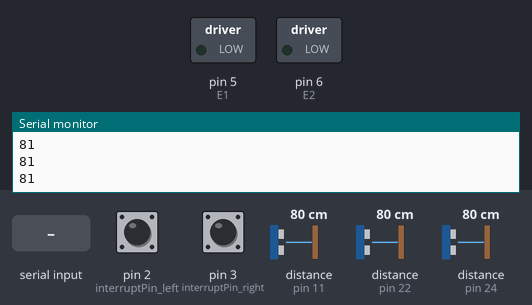
The sketch below on a simulated Arduino Mega 2560, built with avr-gcc and run on an emulated ATmega2560. Parts: switched loads named in the sketch (green lamp = pin HIGH), the last lines printed to the serial monitor. Dashed ring = blinking. Inputs (shaded band) come from the test bench; at power-on: distance to the obstacle (sensors on pin 11, pin 22, pin 24) 80 cm, pin 2 (interruptPin_left) HIGH, pin 3 (interruptPin_right) HIGH. The echo pulse lasts 58.3 µs per cm.

Above: at 1.2 s.
1.3 s: distance to the obstacle (sensor on pin 11) set to 10 cm
2.8 s: distance to the obstacle (sensor on pin 11) set to 7 cm
At 3.06 s:
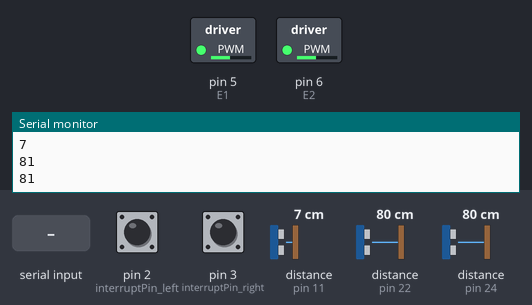
5.8 s: "d90\n" received over the second serial link
At 5.99 s:
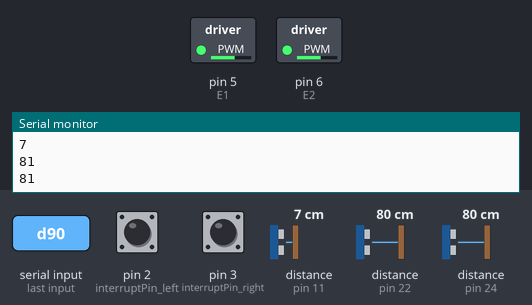
8.8 s: distance to the obstacle (sensor on pin 22) set to 2 cm
11.8 s: distance to the obstacle (sensor on pin 24) set to 4 cm
14.8 s: distance to the obstacle (sensor on pin 22) set to 35 cm
Timing chart, 0 to 18.8 s (numbered marks = the images above; inputs shaded):
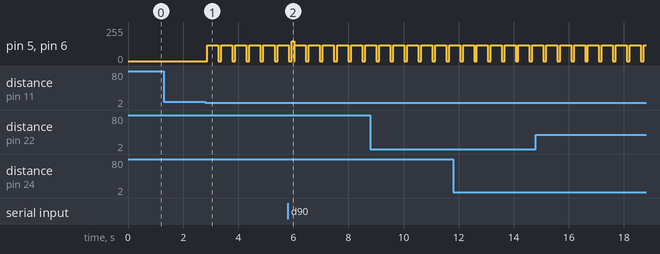

The sketch:

hermes_prototype.ino
```cpp
// (licence header left out)
#include <NewPing.h>

// For parsing commands
String cmd = "";
char car_direction = 'x';
int car_speed = 0;
int car_distance = 0;
int car_degree = 0;
int is_moving = 0;
int is_turning = 0;

// For controlling wheels
int E1 = 5;   // Pin 5 = PWM control for Motor 2
int M1 = 4;   // Pin 4 = Direction control for Motor 2
int E2 = 6;   // Pin 6 = PWM control for Motor 1
int M2 = 7;   // Pin 7 = Direction control for Motor 1

// For recording distances (ISR)
const byte interruptPin_left = 2;
const byte interruptPin_right = 3;
volatile int state_left = 0;
volatile int state_right = 0;

// Ultrasonic info
#define TRIGGER_PIN_1  12  // Arduino pin tied to trigger pin on the ultrasonic sensor.
#define ECHO_PIN_1     11  // Arduino pin tied to echo pin on the ultrasonic sensor.
#define TRIGGER_PIN_2  23
#define ECHO_PIN_2     22
#define TRIGGER_PIN_3  25
#define ECHO_PIN_3     24
#define MAX_DISTANCE 200 // Maximum distance we want to ping for (in centimeters). Maximum sensor distance is rated at 400-500cm.

NewPing sonar_1(TRIGGER_PIN_1, ECHO_PIN_1, MAX_DISTANCE);
NewPing sonar_2(TRIGGER_PIN_2, ECHO_PIN_2, MAX_DISTANCE);
NewPing sonar_3(TRIGGER_PIN_3, ECHO_PIN_3, MAX_DISTANCE);

void change_left() {
  state_left++;
}

void change_right() {
  state_right++;
}

void parse_cmd() {
  int i, j;
  int dist_digit, temp = 1;
  if (cmd.length() <= 0) {
    return;
  }
  switch(cmd[0]) {
    case 'w':
    case 's':
      dist_digit = cmd.length() - 4;
      for (i = 0; cmd[i] != '\0'; i++) {
        //Serial.println(cmd[i]);
        if (i == 0) {
          car_direction = cmd[i];
        } else if (i == 2) {
          car_speed = int(cmd[i] - 48);
        } else if (i >= 4) {
          cmd[i] -= 48;
          for (j = 0; j < dist_digit - 1; j++) {
            temp *= 10;
          }
          temp *= int(cmd[i]);
          car_distance += temp;
          temp = 1;
          dist_digit--;
        }
      }
      break;
    case 'a':
    case 'd':
      dist_digit = cmd.length() - 2;
      for (i = 0; cmd[i] != '\0'; i++) {
        if (i == 0) {
          car_direction = cmd[i];
        } else if (i >= 2) {
          cmd[i] -= 48;
          for (j = 0; j < dist_digit - 1; j++) {
            temp *= 10;
          }
          temp *= int(cmd[i]);
          car_degree += temp;
          temp = 1;
          dist_digit--;
        }
      }
      break;
    default:
      car_direction = 'x';
      car_degree = 0;
      car_speed = 0;
      car_distance = 0;
      break;
  }
}

void setup() {
  // initialize both serial ports:
  Serial.begin(9600);
  Serial3.begin(9600);

  pinMode(interruptPin_left, INPUT_PULLUP);
  pinMode(interruptPin_right, INPUT_PULLUP);
  attachInterrupt(digitalPinToInterrupt(interruptPin_left), change_left, CHANGE);
  attachInterrupt(digitalPinToInterrupt(interruptPin_right), change_right, CHANGE);
}

void loop() {
  while(Serial3.available() > 0) {
    cmd += char(Serial3.read());
    delay(2);
  }

  if (cmd.length() > 0) {
    parse_cmd();
    cmd = "";

    switch(car_direction) {
      case 'w':
        is_moving = 1;
        is_turning = 0;
        digitalWrite(M1, LOW);
        digitalWrite(M2, LOW);
        switch(car_speed) {
          case 0:
            analogWrite(E1, 0);
            analogWrite(E2, 0);
            break;
          case 1:
            analogWrite(E1, 150);
            analogWrite(E2, 150);
            break;
          case 2:
            analogWrite(E1, 200);
            analogWrite(E2, 200);
            break;
          case 3:
            analogWrite(E1, 255);
            analogWrite(E2, 255);
            break;
          default:
            analogWrite(E1, 0);
            analogWrite(E2, 0);
            break;
        }
        break;
      case 's':
        is_moving = 1;
        is_turning = 0;
        digitalWrite(M1, HIGH);
        digitalWrite(M2, HIGH);
        switch(car_speed) {
          case 0:
            analogWrite(E1, 0);
            analogWrite(E2, 0);
            break;
          case 1:
            analogWrite(E1, 150);
            analogWrite(E2, 150);
            break;
          case 2:
            analogWrite(E1, 200);
            analogWrite(E2, 200);
            break;
          case 3:
            analogWrite(E1, 255);
            analogWrite(E2, 255);
            break;
          default:
            analogWrite(E1, 0);
            analogWrite(E2, 0);
            break;
        }
        break;
      case 'a':
        is_turning = 1;
        is_moving = 0;
        digitalWrite(M1, LOW);
        digitalWrite(M2, HIGH);
        analogWrite(E1, 150);
        analogWrite(E2, 150);
        break;
      case 'd':
        is_turning = 1;
        is_moving = 0;
        digitalWrite(M1, HIGH);
        digitalWrite(M2, LOW);
        analogWrite(E1, 150);
        analogWrite(E2, 150);
        break;
      case 'x':
        is_moving = 0;
        is_turning = 0;
        digitalWrite(M1, LOW);
        digitalWrite(M2, LOW);
        analogWrite(E1, 0);
        analogWrite(E2, 0);
        break;
      default:
        is_moving = 0;
        is_turning = 0;
        digitalWrite(M1, LOW);
        digitalWrite(M2, LOW);
        analogWrite(E1, 0);
        analogWrite(E2, 0);
        break;
    }
  }

  if (is_moving == 1 && ((state_left/384.0)*20.7 > car_distance || (state_right/384.0)*20.7 > car_distance)) {
    analogWrite(E1, 0);
    analogWrite(E2, 0);
    car_direction = 0;
    car_speed = 0;
    car_distance = 0;
    car_degree = 0;
    state_left = 0;
    state_right = 0;
    is_moving = 0;
    is_turning = 0;
  } else {
    if (is_turning == 1 && ((state_left/384.0)*360.0 > car_degree || (state_right/384.0)*360.0 > car_degree)) {
      delay(100);
      analogWrite(E1, 0);
      analogWrite(E2, 0);
      car_direction = 0;
      car_speed = 0;
      car_distance = 0;
      car_degree = 0;
      state_left = 0;
      state_right = 0;
      is_moving = 0;
      is_turning = 0;
    }
  }

  // Emergency ONLY!
  int obstacle_dist[3];
  obstacle_dist[0] = sonar_1.ping_cm();
  obstacle_dist[1] = sonar_2.ping_cm();
  obstacle_dist[2] = sonar_3.ping_cm();
  Serial.println(obstacle_dist[0]);
  Serial.println(obstacle_dist[1]);
  Serial.println(obstacle_dist[2]);
  if (obstacle_dist[0] <= 8 && obstacle_dist[0] > 0 ||
      obstacle_dist[1] <= 8 && obstacle_dist[1] > 0 ||
      obstacle_dist[2] <= 8 && obstacle_dist[2] > 0) {
    digitalWrite(M1, HIGH);
    digitalWrite(M2, HIGH);
    analogWrite(E1, 120);
    analogWrite(E2, 120);
    car_direction = 0;
    car_speed = 0;
    car_distance = 0;
    car_degree = 0;
    state_left = 0;
    state_right = 0;
    is_moving = 0;
    is_turning = 0;
    delay(400);
    digitalWrite(M1, LOW);
    digitalWrite(M2, LOW);
    analogWrite(E1, 0);
    analogWrite(E2, 0);
  }
  delay(100);
}
```

Measured:
- the behaviour switches between 9 and 8 cm on distance to the obstacle (sensor on pin 11) (found by bisection; images 0 and 1)
- after the input at 2.8 s, pin 5 (E1), pin 6 (E2): alternates 120/255 for 0.40 s and 0/255 for 0.11 s, starting after 0.07 s
